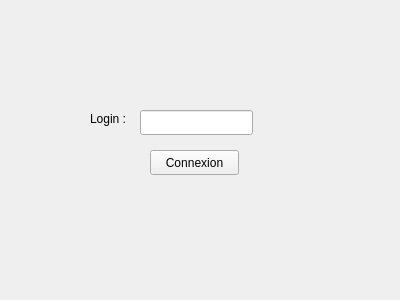
<?xml version="1.0" encoding="UTF-8"?>
<ui version="4.0">
 <class>Login</class>
 <widget class="QWidget" name="Login">
  <property name="geometry">
   <rect>
    <x>0</x>
    <y>0</y>
    <width>400</width>
    <height>300</height>
   </rect>
  </property>
  <property name="windowTitle">
   <string>Form</string>
  </property>
  <widget class="QPushButton" name="boutonLogin">
   <property name="geometry">
    <rect>
     <x>150</x>
     <y>150</y>
     <width>89</width>
     <height>25</height>
    </rect>
   </property>
   <property name="text">
    <string>Connexion</string>
   </property>
  </widget>
  <widget class="QLineEdit" name="champLogin">
   <property name="geometry">
    <rect>
     <x>140</x>
     <y>110</y>
     <width>113</width>
     <height>25</height>
    </rect>
   </property>
  </widget>
  <widget class="QLabel" name="titreLogin">
   <property name="geometry">
    <rect>
     <x>90</x>
     <y>110</y>
     <width>51</width>
     <height>17</height>
    </rect>
   </property>
   <property name="text">
    <string>Login :</string>
   </property>
  </widget>
  <widget class="QLabel" name="labelErreur">
   <property name="geometry">
    <rect>
     <x>80</x>
     <y>190</y>
     <width>231</width>
     <height>20</height>
    </rect>
   </property>
   <property name="text">
    <string/>
   </property>
  </widget>
 </widget>
 <resources/>
 <connections/>
</ui>
